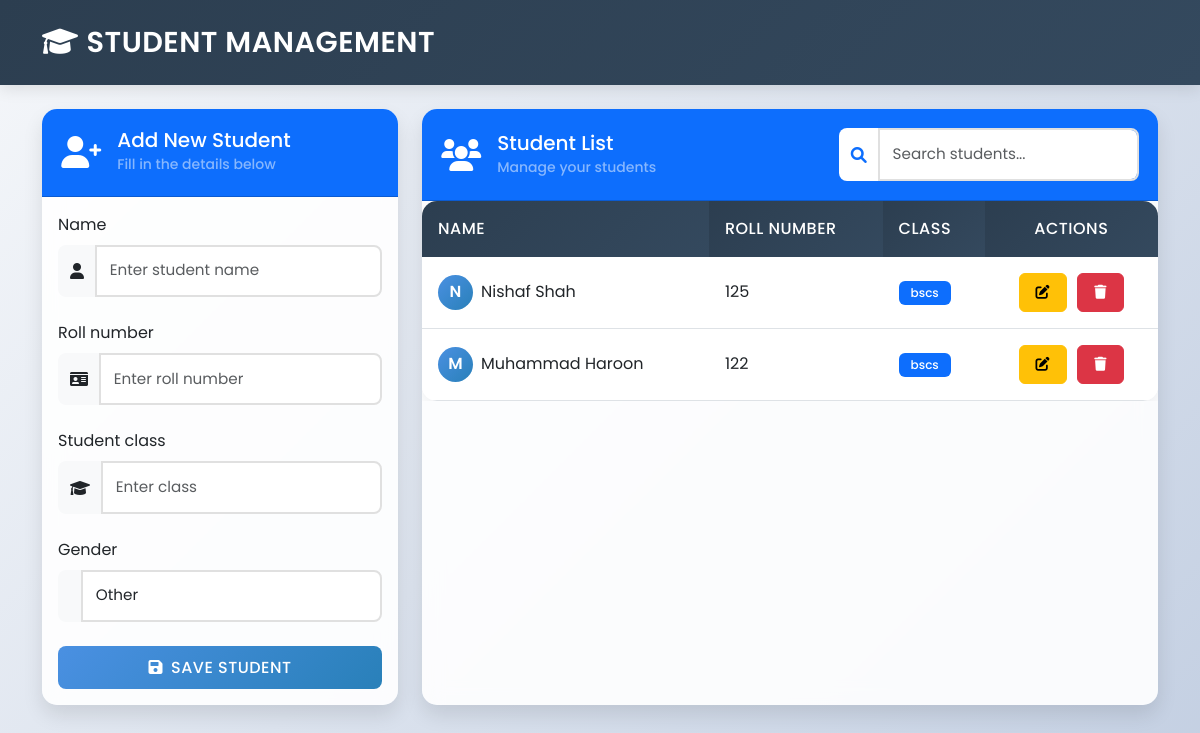
Before: / with the older database file.
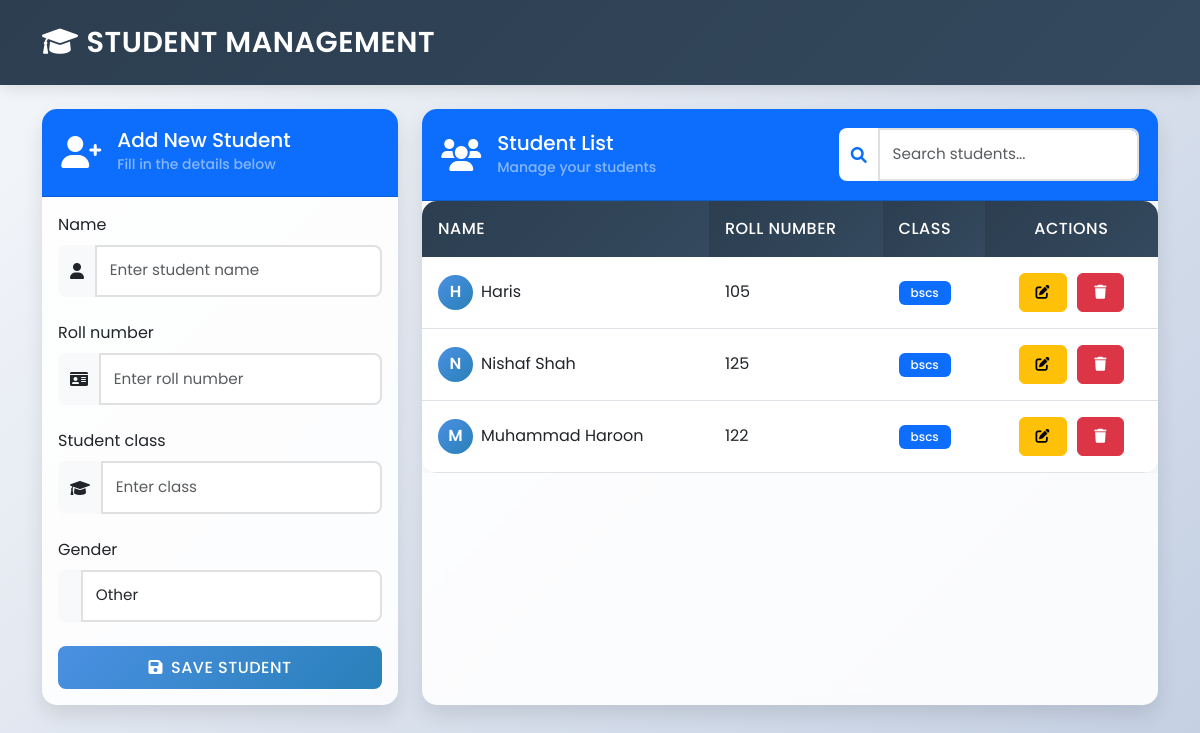
After: the same page with the newer database file.
### students/models.py (models this page shows, shortened)
class Student(models.Model):  # StudentForm ki jaga Student naam rakhein
    GENDER_CHOICES = [
        ('M', 'Male'),
        ('F', 'Female'),
        ('O', 'Other'),
    ]
    name = models.CharField(max_length=100)
    roll_number = models.CharField(max_length=20, unique=True)
    student_class = models.CharField(max_length=50)
    gender = models.CharField(max_length=1, choices=GENDER_CHOICES, default='O')
    created_at = models.DateTimeField(default=timezone.now)
    updated_at = models.DateTimeField(auto_now=True)
    class Meta:
        ordering = ['-created_at']

### students/views.py (the view)
# urls.py: path('', views.student_list, name='student_list'),
def student_list(request):
    students = Student.objects.all()
    if request.method == 'POST':
        form = StudentForm(request.POST)
        if form.is_valid():
            try:
                student = form.save()
                messages.success(request, f'Student {student.name} added successfully!')
                return redirect('student_list')
            except Exception as e:
                messages.error(request, f'Error saving student: {str(e)}')
        else:
            print("Form validation errors:", form.errors)
    else:
        form = StudentForm()
    context = {
        'form': form,
        'students': students,
    }
    return render(request, 'students/student_list1.html', context)

### students/forms.py (shortened to what this page needs)
class StudentForm(forms.ModelForm):  # Form ka naam sahi hai
    class Meta:
        model = Student
        fields = ["name", "roll_number", "student_class", "gender"]
        widgets = {
            'gender': forms.Select(attrs={'class': 'form-select'}),
        }
    def __init__(self, *args, **kwargs):
        super().__init__(*args, **kwargs)
        for field in self.fields.values():
            field.widget.attrs['class'] = 'form-control'
        self.fields['name'].widget.attrs['placeholder'] = 'Enter student name'
        self.fields['roll_number'].widget.attrs['placeholder'] = 'Enter roll number'
        self.fields['student_class'].widget.attrs['placeholder'] = 'Enter class'

### students/templates/students/student_list1.html (shortened to what this page needs)
{% extends 'students/base.html' %}
{% block content %}
<div class="row g-4">
    <div class="col-md-4">
        <div class="card h-100">
            <div class="card-header bg-primary text-white d-flex align-items-center">
                <i class="fas fa-user-plus fa-2x me-3"></i>
                <div>
                    <h5 class="card-title mb-0">Add New Student</h5>
                    <small class="text-white-50">Fill in the details below</small>
                </div>
            </div>
            <div class="card-body">
                <form method="POST" class="needs-validation" novalidate>
                    {% for field in form %}
                        <div class="mb-4">
                            <label for="{{ field.id_for_label }}" class="form-label">
                                {{ field.label }}
                            </label>
                            <div class="input-group">
                                <span class="input-group-text">
                                    {% if field.name == 'name' %}
                                        <i class="fas fa-user"></i>
                                    {% elif field.name == 'roll_number' %}
                                        <i class="fas fa-id-card"></i>
                                    {% elif field.name == 'student_class' %}
                                        <i class="fas fa-graduation-cap"></i>
                                    {% endif %}
                                </span>
                                {{ field }}
                            </div>
                        </div>
                    {% endfor %}
                    <button type="submit" class="btn btn-primary w-100">
                        <i class="fas fa-save me-2"></i>Save Student
                    </button>
                </form>
            </div>
        </div>
    </div>
    <div class="col-md-8">
        <div class="card h-100">
            <div class="card-header bg-primary text-white d-flex justify-content-between align-items-center">
                <div class="d-flex align-items-center">
                    <i class="fas fa-users fa-2x me-3"></i>
                    <div>
                        <h5 class="card-title mb-0">Student List</h5>
                        <small class="text-white-50">Manage your students</small>
                    </div>
                </div>
                <div class="input-group" style="width: 300px;">
                    <span class="input-group-text bg-white">
                        <i class="fas fa-search text-primary"></i>
                    </span>
                    <input type="text" class="form-control" id="searchInput" placeholder="Search students...">
                </div>
            </div>
            <div class="card-body p-0">
                <div class="table-responsive">
                    <table class="table table-hover mb-0" id="studentTable">
                        <thead>
                            <tr>
                                <th>Name</th>
                                <th>Roll Number</th>
                                <th>Class</th>
                                <th class="text-center">Actions</th>
                            </tr>
                        </thead>
                        <tbody>
                            {% for student in students %}
                            <tr>
                                <td>
                                    <div class="d-flex align-items-center">
                                        <div class="avatar-circle me-2">
                                            {{ student.name|first|upper }}
                                        </div>
                                        {{ student.name }}
                                    </div>
                                </td>
                                <td>{{ student.roll_number }}</td>
                                <td>
                                    <span class="badge bg-primary">{{ student.student_class }}</span>
                                </td>
                                <td class="text-center">
                                    <div class="action-buttons">
                                        <a href="{% url 'edit_student' student.pk %}" class="btn btn-warning btn-sm" title="Edit">
                                            <i class="fas fa-edit"></i>
                                        </a>
                                        <a href="{% url 'delete_student' student.pk %}" class="btn btn-danger btn-sm" title="Delete">
                                            <i class="fas fa-trash"></i>
                                        </a>
                                    </div>
                                </td>
                            </tr>
                            {% endfor %}
                        </tbody>
                    </table>
                </div>
            </div>
        </div>
    </div>
</div>
{% endblock %}

### students/templates/students/base.html (shortened to what this page needs)
<!DOCTYPE html>
<html lang="en">
<head>
    <link href="https://cdn.jsdelivr.net/npm/bootstrap@5.3.0/dist/css/bootstrap.min.css" rel="stylesheet">
    <link rel="stylesheet" href="https://cdnjs.cloudflare.com/ajax/libs/font-awesome/6.0.0/css/all.min.css">
</head>
<body>
    <nav class="navbar navbar-expand-lg navbar-dark mb-4">
        <div class="container">
            <a class="navbar-brand" href="{% url 'student_list' %}">
                <i class="fas fa-graduation-cap me-2"></i>Student Management
            </a>
        </div>
    </nav>
    <div class="container">
        {% block content %}
        {% endblock %}
    </div>
</body>
</html>

### students/templates/students/base.html (style rules this page uses)
:root { --primary-color: #4a90e2; --secondary-color: #2ecc71; --accent-color: #e74c3c; --dark-color: #2c3e50; --light-color: #ecf0f1; }
body { font-family: 'Poppins', sans-serif; background: linear-gradient(135deg, #f5f7fa 0%, #c3cfe2 100%); min-height: 100vh; }
.navbar { background: linear-gradient(135deg, var(--dark-color) 0%, #34495e 100%); box-shadow: 0 4px 15px rgba(0,0,0,0.1); padding: 1rem 0; }
.navbar-brand { color: white !important; font-weight: 600; font-size: 1.8rem; letter-spacing: 0.5px; text-transform: uppercase; }
.card { border: none; border-radius: 15px; box-shadow: 0 10px 20px rgba(0,0,0,0.1); transition: all 0.3s ease; background: rgba(255, 255, 255, 0.9); backdrop-filter: blur(10px); }
.card-header { border-radius: 15px 15px 0 0 !important; padding: 1.2rem; font-weight: 500; }
.btn { padding: 0.6rem 1.2rem; border-radius: 8px; font-weight: 500; transition: all 0.3s ease; text-transform: uppercase; letter-spacing: 0.5px; }
.btn-primary { background: linear-gradient(135deg, var(--primary-color) 0%, #2980b9 100%); border: none; }
.form-control { border-radius: 8px; border: 2px solid #e0e0e0; padding: 0.8rem; font-size: 0.95rem; transition: all 0.3s ease; }
.table { background: white; border-radius: 15px; overflow: hidden; box-shadow: 0 5px 15px rgba(0,0,0,0.05); }
.table thead th { background: linear-gradient(135deg, var(--dark-color) 0%, #34495e 100%); color: white; border: none; padding: 1rem; font-weight: 500; text-transform: uppercase; letter-spacing: 0.5px; }
.table tbody td { padding: 1rem; vertical-align: middle; }
.action-buttons .btn { padding: 0.5rem 1rem; margin: 0 3px; border-radius: 6px; }
.card { animation: fadeIn 0.5s ease-out; }

### students/templates/students/student_list1.html (style rules this page uses)
.avatar-circle { width: 35px; height: 35px; background: linear-gradient(135deg, var(--primary-color) 0%, #2980b9 100%); color: white; border-radius: 50%; display: flex; align-items: center; justify-content: center; font-weight: 600; }
.input-group-text { border: none; border-radius: 8px 0 0 8px; }
.input-group .form-control { border-radius: 0 8px 8px 0; }
.badge { padding: 0.5em 1em; font-weight: 500; }

Changed rows visible on the page:
added Student: name|first "H", name "Haris", roll_number "105", student_class "bscs"
